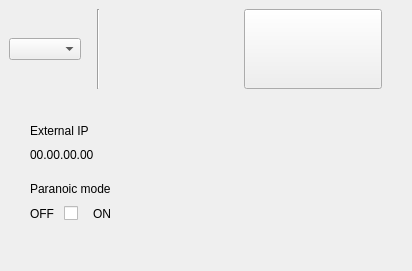
<?xml version="1.0" encoding="UTF-8"?>
<ui version="4.0">
 <class>FormConnect</class>
 <widget class="QWidget" name="FormConnect">
  <property name="geometry">
   <rect>
    <x>0</x>
    <y>0</y>
    <width>412</width>
    <height>271</height>
   </rect>
  </property>
  <property name="windowTitle">
   <string>Form</string>
  </property>
  <layout class="QGridLayout" name="gridLayout_2">
   <property name="leftMargin">
    <number>0</number>
   </property>
   <property name="topMargin">
    <number>0</number>
   </property>
   <property name="rightMargin">
    <number>0</number>
   </property>
   <property name="bottomMargin">
    <number>30</number>
   </property>
   <item row="1" column="0">
    <widget class="QFrame" name="frame">
     <layout class="QGridLayout" name="gridLayout">
      <property name="leftMargin">
       <number>30</number>
      </property>
      <property name="topMargin">
       <number>0</number>
      </property>
      <property name="rightMargin">
       <number>0</number>
      </property>
      <property name="bottomMargin">
       <number>0</number>
      </property>
      <property name="spacing">
       <number>0</number>
      </property>
      <item row="1" column="0">
       <layout class="QHBoxLayout" name="horizontalLayout_3">
        <item>
         <layout class="QVBoxLayout" name="verticalLayout_2">
          <property name="spacing">
           <number>10</number>
          </property>
          <property name="bottomMargin">
           <number>20</number>
          </property>
          <item>
           <widget class="QLabel" name="label">
            <property name="text">
             <string>Paranoic mode</string>
            </property>
            <property name="styleHint" stdset="0">
             <string>hint</string>
            </property>
           </widget>
          </item>
          <item>
           <layout class="QHBoxLayout" name="horizontalLayout_2">
            <item>
             <widget class="QLabel" name="offLabel">
              <property name="text">
               <string>OFF</string>
              </property>
              <property name="alignment">
               <set>Qt::AlignCenter</set>
              </property>
             </widget>
            </item>
            <item>
             <widget class="QCheckBox" name="paranoic">
              <property name="sizePolicy">
               <sizepolicy hsizetype="Preferred" vsizetype="Preferred">
                <horstretch>0</horstretch>
                <verstretch>0</verstretch>
               </sizepolicy>
              </property>
              <property name="focusPolicy">
               <enum>Qt::NoFocus</enum>
              </property>
              <property name="text">
               <string/>
              </property>
             </widget>
            </item>
            <item>
             <widget class="QLabel" name="onLabel">
              <property name="text">
               <string>ON</string>
              </property>
              <property name="alignment">
               <set>Qt::AlignLeading|Qt::AlignLeft|Qt::AlignVCenter</set>
              </property>
             </widget>
            </item>
           </layout>
          </item>
         </layout>
        </item>
        <item>
         <spacer name="horizontalSpacer_2">
          <property name="orientation">
           <enum>Qt::Horizontal</enum>
          </property>
          <property name="sizeHint" stdset="0">
           <size>
            <width>0</width>
            <height>0</height>
           </size>
          </property>
         </spacer>
        </item>
       </layout>
      </item>
      <item row="0" column="0">
       <layout class="QVBoxLayout" name="verticalLayout">
        <property name="spacing">
         <number>10</number>
        </property>
        <property name="topMargin">
         <number>20</number>
        </property>
        <item>
         <spacer name="verticalSpacer_4">
          <property name="orientation">
           <enum>Qt::Vertical</enum>
          </property>
          <property name="sizeHint" stdset="0">
           <size>
            <width>20</width>
            <height>0</height>
           </size>
          </property>
         </spacer>
        </item>
        <item>
         <widget class="QLabel" name="label_2">
          <property name="text">
           <string>External IP</string>
          </property>
          <property name="styleHint" stdset="0">
           <string>hint</string>
          </property>
         </widget>
        </item>
        <item>
         <widget class="QLabel" name="lblIP">
          <property name="styleSheet">
           <string notr="true"/>
          </property>
          <property name="text">
           <string>00.00.00.00</string>
          </property>
         </widget>
        </item>
        <item>
         <spacer name="verticalSpacer">
          <property name="orientation">
           <enum>Qt::Vertical</enum>
          </property>
          <property name="sizeType">
           <enum>QSizePolicy::Fixed</enum>
          </property>
          <property name="sizeHint" stdset="0">
           <size>
            <width>20</width>
            <height>20</height>
           </size>
          </property>
         </spacer>
        </item>
       </layout>
      </item>
      <item row="0" column="1" rowspan="2">
       <widget class="AnimatedButton" name="tbConnect">
        <property name="sizePolicy">
         <sizepolicy hsizetype="Expanding" vsizetype="Expanding">
          <horstretch>0</horstretch>
          <verstretch>0</verstretch>
         </sizepolicy>
        </property>
        <property name="text">
         <string/>
        </property>
       </widget>
      </item>
     </layout>
    </widget>
   </item>
   <item row="0" column="0">
    <widget class="QFrame" name="headerFrame">
     <property name="frameShape">
      <enum>QFrame::NoFrame</enum>
     </property>
     <property name="frameShadow">
      <enum>QFrame::Raised</enum>
     </property>
     <property name="styleHint" stdset="0">
      <string>header</string>
     </property>
     <layout class="QHBoxLayout" name="horizontalLayout">
      <property name="rightMargin">
       <number>30</number>
      </property>
      <item>
       <widget class="QComboBox" name="cbServer">
        <property name="styleSheet">
         <string notr="true"/>
        </property>
       </widget>
      </item>
      <item>
       <spacer name="horizontalSpacer_3">
        <property name="orientation">
         <enum>Qt::Horizontal</enum>
        </property>
        <property name="sizeType">
         <enum>QSizePolicy::Fixed</enum>
        </property>
        <property name="sizeHint" stdset="0">
         <size>
          <width>10</width>
          <height>20</height>
         </size>
        </property>
       </spacer>
      </item>
      <item>
       <widget class="Line" name="line">
        <property name="orientation">
         <enum>Qt::Vertical</enum>
        </property>
        <property name="styleHint" stdset="0">
         <string>line</string>
        </property>
       </widget>
      </item>
      <item>
       <spacer name="horizontalSpacer">
        <property name="orientation">
         <enum>Qt::Horizontal</enum>
        </property>
        <property name="sizeHint" stdset="0">
         <size>
          <width>40</width>
          <height>20</height>
         </size>
        </property>
       </spacer>
      </item>
      <item>
       <widget class="QToolButton" name="tbSettings">
        <property name="sizePolicy">
         <sizepolicy hsizetype="Expanding" vsizetype="Expanding">
          <horstretch>0</horstretch>
          <verstretch>0</verstretch>
         </sizepolicy>
        </property>
        <property name="styleSheet">
         <string notr="true"/>
        </property>
        <property name="text">
         <string/>
        </property>
        <property name="popupMode">
         <enum>QToolButton::DelayedPopup</enum>
        </property>
        <property name="toolButtonStyle">
         <enum>Qt::ToolButtonFollowStyle</enum>
        </property>
       </widget>
      </item>
     </layout>
    </widget>
   </item>
  </layout>
 </widget>
 <customwidgets>
  <customwidget>
   <class>AnimatedButton</class>
   <extends>QLabel</extends>
   <header>animatedbutton.h</header>
  </customwidget>
 </customwidgets>
 <resources/>
 <connections/>
</ui>
